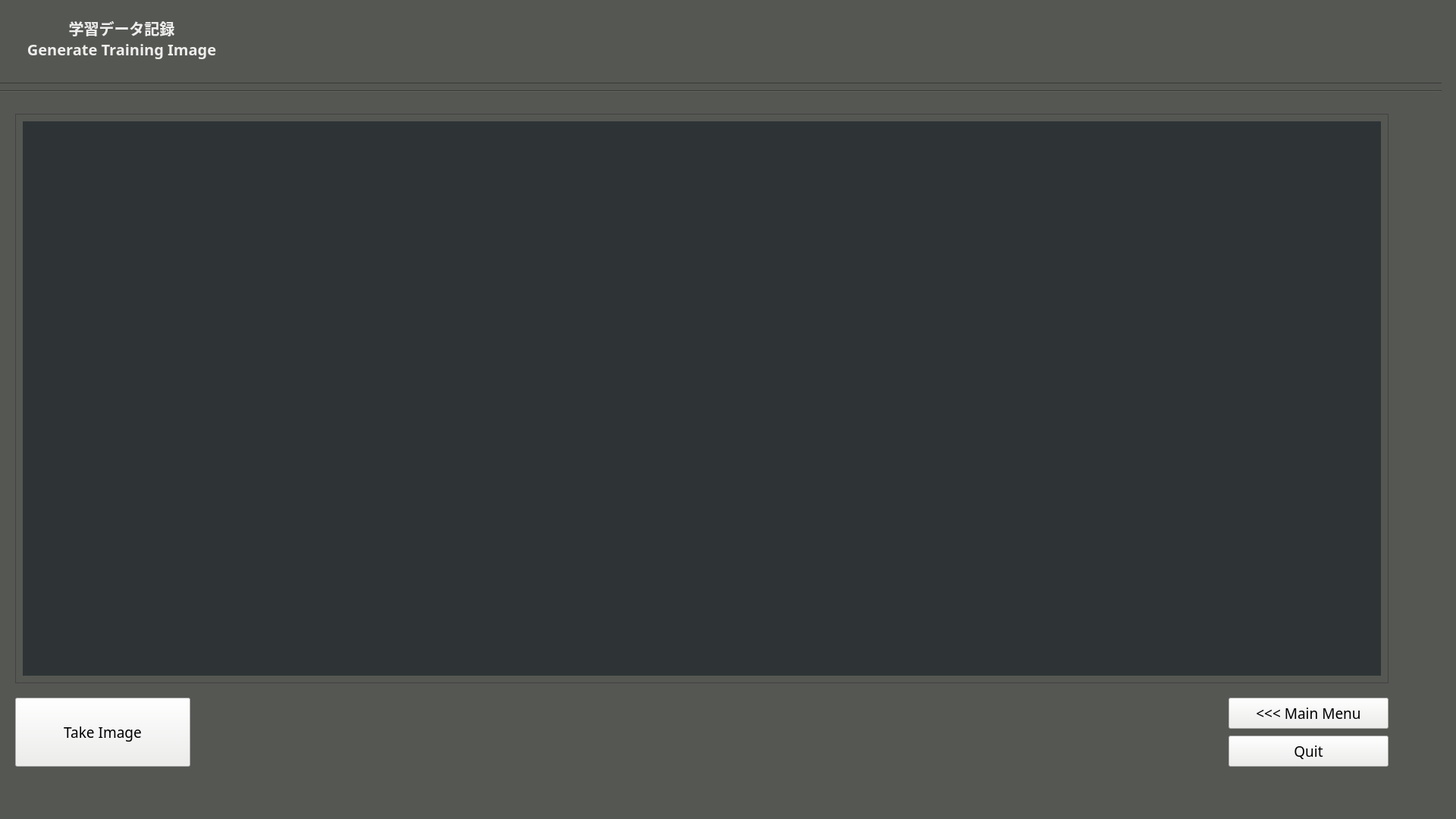
<?xml version="1.0" encoding="UTF-8"?>
<ui version="4.0">
 <class>cameracalibWindow</class>
 <widget class="QMainWindow" name="cameracalibWindow">
  <property name="enabled">
   <bool>true</bool>
  </property>
  <property name="geometry">
   <rect>
    <x>0</x>
    <y>0</y>
    <width>1920</width>
    <height>1080</height>
   </rect>
  </property>
  <property name="windowTitle">
   <string>MainWindow</string>
  </property>
  <property name="styleSheet">
   <string notr="true">background-color: rgb(85, 87, 83);</string>
  </property>
  <widget class="QWidget" name="cameracalibWidget">
   <property name="enabled">
    <bool>true</bool>
   </property>
   <widget class="Line" name="line_1">
    <property name="geometry">
     <rect>
      <x>0</x>
      <y>100</y>
      <width>1901</width>
      <height>20</height>
     </rect>
    </property>
    <property name="orientation">
     <enum>Qt::Horizontal</enum>
    </property>
   </widget>
   <widget class="Line" name="line_2">
    <property name="geometry">
     <rect>
      <x>0</x>
      <y>110</y>
      <width>1901</width>
      <height>20</height>
     </rect>
    </property>
    <property name="orientation">
     <enum>Qt::Horizontal</enum>
    </property>
   </widget>
   <widget class="QLabel" name="label_2">
    <property name="geometry">
     <rect>
      <x>20</x>
      <y>10</y>
      <width>281</width>
      <height>81</height>
     </rect>
    </property>
    <property name="font">
     <font>
      <family>Ubuntu Mono</family>
      <pointsize>15</pointsize>
      <weight>75</weight>
      <bold>true</bold>
     </font>
    </property>
    <property name="styleSheet">
     <string notr="true">color: rgb(238, 238, 236);</string>
    </property>
    <property name="text">
     <string>学習データ記録
Generate Training Image</string>
    </property>
    <property name="alignment">
     <set>Qt::AlignCenter</set>
    </property>
   </widget>
   <widget class="QPushButton" name="takeimagebutton">
    <property name="geometry">
     <rect>
      <x>20</x>
      <y>920</y>
      <width>231</width>
      <height>91</height>
     </rect>
    </property>
    <property name="font">
     <font>
      <family>Ubuntu Mono</family>
      <pointsize>14</pointsize>
     </font>
    </property>
    <property name="styleSheet">
     <string notr="true">background-color: rgb(238, 238, 236);</string>
    </property>
    <property name="text">
     <string>Take Image</string>
    </property>
   </widget>
   <widget class="QFrame" name="frame">
    <property name="geometry">
     <rect>
      <x>20</x>
      <y>150</y>
      <width>1811</width>
      <height>751</height>
     </rect>
    </property>
    <property name="frameShape">
     <enum>QFrame::StyledPanel</enum>
    </property>
    <property name="frameShadow">
     <enum>QFrame::Raised</enum>
    </property>
    <widget class="QLabel" name="cameraFrame">
     <property name="geometry">
      <rect>
       <x>10</x>
       <y>10</y>
       <width>1791</width>
       <height>731</height>
      </rect>
     </property>
     <property name="styleSheet">
      <string notr="true">background-color: rgb(46, 52, 54);</string>
     </property>
     <property name="text">
      <string/>
     </property>
     <property name="alignment">
      <set>Qt::AlignCenter</set>
     </property>
    </widget>
   </widget>
   <widget class="QPushButton" name="mainmenubutton">
    <property name="geometry">
     <rect>
      <x>1620</x>
      <y>920</y>
      <width>211</width>
      <height>41</height>
     </rect>
    </property>
    <property name="font">
     <font>
      <family>Ubuntu Mono</family>
      <pointsize>14</pointsize>
     </font>
    </property>
    <property name="styleSheet">
     <string notr="true">background-color: rgb(238, 238, 236);</string>
    </property>
    <property name="text">
     <string>&lt;&lt;&lt; Main Menu</string>
    </property>
   </widget>
   <widget class="QPushButton" name="quitbutton">
    <property name="geometry">
     <rect>
      <x>1620</x>
      <y>970</y>
      <width>211</width>
      <height>41</height>
     </rect>
    </property>
    <property name="font">
     <font>
      <family>Ubuntu Mono</family>
      <pointsize>14</pointsize>
     </font>
    </property>
    <property name="styleSheet">
     <string notr="true">background-color: rgb(238, 238, 236);</string>
    </property>
    <property name="text">
     <string>Quit</string>
    </property>
   </widget>
  </widget>
  <widget class="QMenuBar" name="menubar">
   <property name="geometry">
    <rect>
     <x>0</x>
     <y>0</y>
     <width>1920</width>
     <height>22</height>
    </rect>
   </property>
  </widget>
  <widget class="QStatusBar" name="statusbar"/>
 </widget>
 <resources/>
 <connections/>
</ui>
